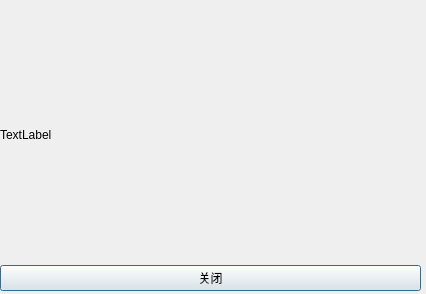
<?xml version="1.0" encoding="UTF-8"?>
<ui version="4.0">
 <class>remind_acurator</class>
 <widget class="QDialog" name="remind_acurator">
  <property name="geometry">
   <rect>
    <x>0</x>
    <y>0</y>
    <width>426</width>
    <height>294</height>
   </rect>
  </property>
  <property name="windowTitle">
   <string>Dialog</string>
  </property>
  <widget class="QWidget" name="verticalLayoutWidget_2">
   <property name="geometry">
    <rect>
     <x>0</x>
     <y>10</y>
     <width>421</width>
     <height>281</height>
    </rect>
   </property>
   <layout class="QVBoxLayout" name="verticalLayout_2">
    <item>
     <widget class="QLabel" name="content">
      <property name="text">
       <string>TextLabel</string>
      </property>
     </widget>
    </item>
    <item>
     <widget class="QPushButton" name="pushButton">
      <property name="text">
       <string>关闭</string>
      </property>
      <property name="default">
       <bool>true</bool>
      </property>
      <property name="flat">
       <bool>false</bool>
      </property>
     </widget>
    </item>
   </layout>
  </widget>
 </widget>
 <resources/>
 <connections/>
</ui>
